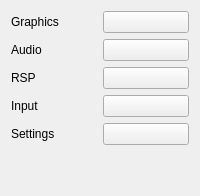
                 <widget class="QWidget" name="settingsMenuTab">
                  <attribute name="title">
                   <string>Settings</string>
                  </attribute>
                  <layout class="QVBoxLayout" name="verticalLayout_14">
                   <item>
                    <layout class="QHBoxLayout" name="horizontalLayout_92">
                     <item>
                      <widget class="QLabel" name="label_85">
                       <property name="text">
                        <string>Graphics</string>
                       </property>
                      </widget>
                     </item>
                     <item>
                      <widget class="KeybindButton" name="graphicsSettingsKeyButton">
                       <property name="text">
                        <string/>
                       </property>
                      </widget>
                     </item>
                    </layout>
                   </item>
                   <item>
                    <layout class="QHBoxLayout" name="horizontalLayout_93">
                     <item>
                      <widget class="QLabel" name="label_87">
                       <property name="text">
                        <string>Audio</string>
                       </property>
                      </widget>
                     </item>
                     <item>
                      <widget class="KeybindButton" name="audioSettingsKeyButton">
                       <property name="text">
                        <string/>
                       </property>
                      </widget>
                     </item>
                    </layout>
                   </item>
                   <item>
                    <layout class="QHBoxLayout" name="horizontalLayout_94">
                     <item>
                      <widget class="QLabel" name="label_89">
                       <property name="text">
                        <string>RSP</string>
                       </property>
                      </widget>
                     </item>
                     <item>
                      <widget class="KeybindButton" name="rspSettingsKeyButton">
                       <property name="text">
                        <string/>
                       </property>
                      </widget>
                     </item>
                    </layout>
                   </item>
                   <item>
                    <layout class="QHBoxLayout" name="horizontalLayout_117">
                     <item>
                      <widget class="QLabel" name="label_90">
                       <property name="text">
                        <string>Input</string>
                       </property>
                      </widget>
                     </item>
                     <item>
                      <widget class="KeybindButton" name="inputSettingsKeyButton">
                       <property name="text">
                        <string/>
                       </property>
                      </widget>
                     </item>
                    </layout>
                   </item>
                   <item>
                    <layout class="QHBoxLayout" name="horizontalLayout_87">
                     <item>
                      <widget class="QLabel" name="label_84">
                       <property name="text">
                        <string>Settings</string>
                       </property>
                      </widget>
                     </item>
                     <item>
                      <widget class="KeybindButton" name="settingsKeyButton">
                       <property name="text">
                        <string/>
                       </property>
                      </widget>
                     </item>
                    </layout>
                   </item>
                   <item>
                    <spacer name="verticalSpacer_15">
                     <property name="orientation">
                      <enum>Qt::Orientation::Vertical</enum>
                     </property>
                     <property name="sizeHint" stdset="0">
                      <size>
                       <width>20</width>
                       <height>40</height>
                      </size>
                     </property>
                    </spacer>
                   </item>
                  </layout>
                 </widget>
